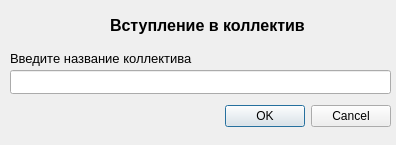
<?xml version="1.0" encoding="UTF-8"?>
<ui version="4.0">
 <class>EnterCollectiveDialog</class>
 <widget class="QDialog" name="EnterCollectiveDialog">
  <property name="geometry">
   <rect>
    <x>0</x>
    <y>0</y>
    <width>396</width>
    <height>145</height>
   </rect>
  </property>
  <property name="windowTitle">
   <string>Dialog</string>
  </property>
  <widget class="QDialogButtonBox" name="buttonBox">
   <property name="geometry">
    <rect>
     <x>50</x>
     <y>100</y>
     <width>341</width>
     <height>32</height>
    </rect>
   </property>
   <property name="orientation">
    <enum>Qt::Horizontal</enum>
   </property>
   <property name="standardButtons">
    <set>QDialogButtonBox::Cancel|QDialogButtonBox::Ok</set>
   </property>
  </widget>
  <widget class="QLabel" name="label">
   <property name="geometry">
    <rect>
     <x>110</x>
     <y>10</y>
     <width>201</width>
     <height>31</height>
    </rect>
   </property>
   <property name="font">
    <font>
     <pointsize>12</pointsize>
     <bold>true</bold>
    </font>
   </property>
   <property name="text">
    <string>Вступление в коллектив</string>
   </property>
  </widget>
  <widget class="QLineEdit" name="lineEdit">
   <property name="geometry">
    <rect>
     <x>10</x>
     <y>70</y>
     <width>381</width>
     <height>24</height>
    </rect>
   </property>
  </widget>
  <widget class="QLabel" name="label_2">
   <property name="geometry">
    <rect>
     <x>10</x>
     <y>50</y>
     <width>191</width>
     <height>16</height>
    </rect>
   </property>
   <property name="font">
    <font>
     <pointsize>10</pointsize>
    </font>
   </property>
   <property name="text">
    <string>Введите название коллектива</string>
   </property>
  </widget>
 </widget>
 <resources/>
 <connections>
  <connection>
   <sender>buttonBox</sender>
   <signal>accepted()</signal>
   <receiver>EnterCollectiveDialog</receiver>
   <slot>accept()</slot>
   <hints>
    <hint type="sourcelabel">
     <x>248</x>
     <y>254</y>
    </hint>
    <hint type="destinationlabel">
     <x>157</x>
     <y>274</y>
    </hint>
   </hints>
  </connection>
  <connection>
   <sender>buttonBox</sender>
   <signal>rejected()</signal>
   <receiver>EnterCollectiveDialog</receiver>
   <slot>reject()</slot>
   <hints>
    <hint type="sourcelabel">
     <x>316</x>
     <y>260</y>
    </hint>
    <hint type="destinationlabel">
     <x>286</x>
     <y>274</y>
    </hint>
   </hints>
  </connection>
 </connections>
</ui>
